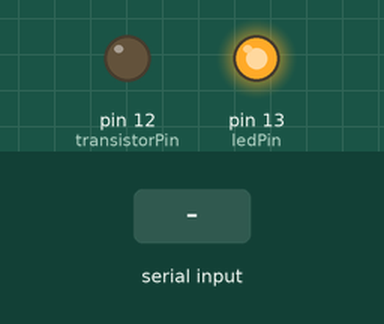
Recording of a sketch running on a simulated Arduino Uno, built with avr-gcc and run on an emulated ATmega328P. Parts: output pins drawn as LEDs (lit = HIGH). The inputs (shaded band) are chosen by the test bench. What the sketch prints to the serial monitor is not drawn.

Above: at 4.2 s.
4.3 s: "reset" received over Serial
At 10.5 s:
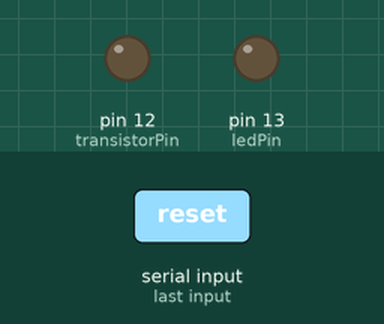
12.3 s: "*" received over Serial
20.1 s: "reset" received over Serial
At 32.1 s:
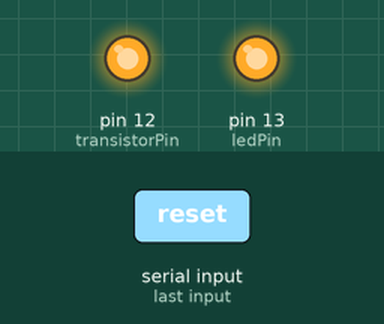
At 33.0 s:
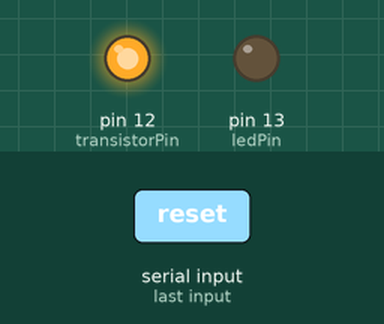
Timing chart, 0 to 42.6 s (numbered marks = the images above; inputs shaded):
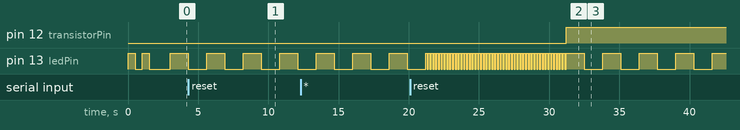

The sketch:

xbee_wireless_arduino.pde
```cpp
/* Programming Arduino Wirelessly
 * ------------
 * This program waits for a *reset serial message from a remote computer,
 * then resets the Arduino chip after a delay to allow the microcontroller to
 * accept an upload of new code from a remote device.
 * Robert Faludi
 * rob@faludi.com
 */
int ledPin = 13; // LED connected to digital pin
int transistorPin = 12; //reset pin
void setup()  {
  pinMode(ledPin, OUTPUT); // sets the digital pin as output
  pinMode(transistorPin, OUTPUT);
  blinkLED(ledPin, 2, 500); // startup blink
  delay(1000);
  Serial.begin(19200); // start serial at 19200 baud, same as programmer speed
}
void loop()  {
  blinkLED(ledPin, 1, 1300);
  if ( Serial.available() > 0) { // if there are bytes waiting on the serial port
    char inByte = Serial.read(); // read a byte
    Serial.print("received: ");
    Serial.print((char)inByte);
    if (inByte == '*') { // if that byte is the desired character
      Serial.println("received *");
      int len = 5; // expected string is 6 bytes long
      char inString[len]; // declare string variable
      for (int i = 0; i < len; i++) {
        inString[i] = Serial.read();

      }
      if ( strstr(inString, "reset") != NULL ) // check to see if the respose is "reset"
        resetChip(5000); // reset the chip after waiting for the specified # of milliseconds
    }
  }
}

void resetChip(int delayTime) {
  /* if the project does not typically receive data, and accidental chip resets are tolerable,
   * this is a simple method that should work just fine. Otherwise it is recommended that the
   * reset request string be part of a call-response sequence, be transmitted with a
   * reserved byte or byte string, or be transmitted in some way out of band, so that it is not
   * accidentally received.
   */
  Serial.print("\nArduino will reset in ");
  Serial.print(delayTime/1000, DEC);
  Serial.print(" seconds...\n\r");
  blinkLED(ledPin, delayTime/100, 100); // wait for the specified amount of time, doing nothing
  Serial.print("\nResetting NOW.\n\r");
  digitalWrite(transistorPin, HIGH); // switch on a transistor that pulls the chip's reset pin to ground
}

void blinkLED(int targetPin, int numBlinks, int blinkRate) {
  // this function blinks the an LED light as many times as requested
  for (int i=0; i<numBlinks; i++) {
    digitalWrite(targetPin, HIGH); // sets the LED on
    delay(blinkRate); // waits for a second
    digitalWrite(targetPin, LOW); // sets the LED off
    delay(blinkRate);
  }
}
```

Measured:
- after the input at 20.1 s, pin 12 (transistorPin): LOW → HIGH after 11.1 s
